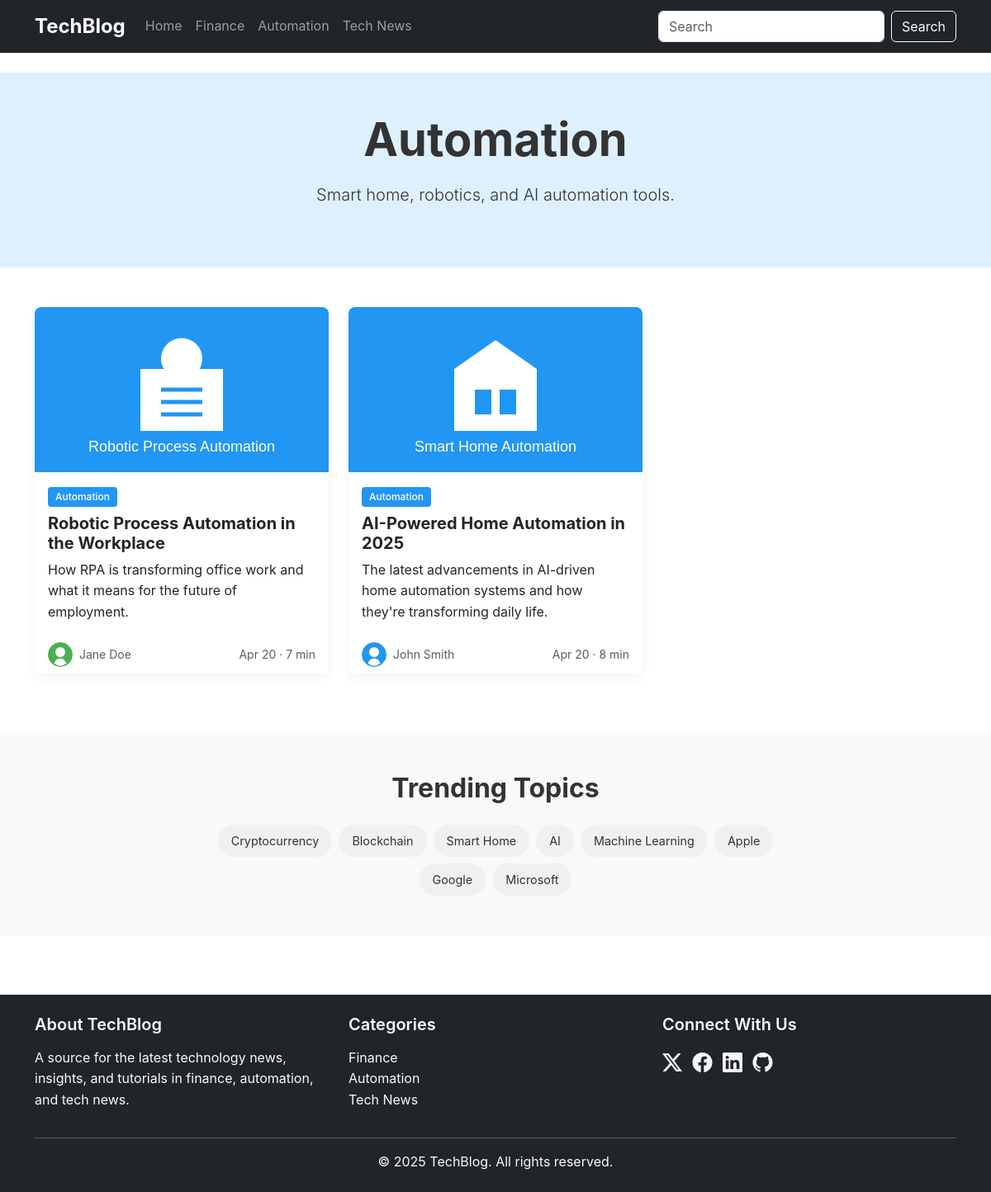
Page /category/automation on the committed database.
### app.py (models this page shows)
class Category(db.Model):
    id = db.Column(db.Integer, primary_key=True)
    name = db.Column(db.String(50), nullable=False)
    slug = db.Column(db.String(50), unique=True, nullable=False)
    description = db.Column(db.String(200))
    color = db.Column(db.String(20))
    posts = db.relationship('Post', backref='category', lazy=True)

class Post(db.Model):
    id = db.Column(db.Integer, primary_key=True)
    title = db.Column(db.String(200), nullable=False)
    slug = db.Column(db.String(200), unique=True, nullable=False)
    excerpt = db.Column(db.Text, nullable=False)
    content = db.Column(db.Text, nullable=False)
    publish_date = db.Column(db.DateTime, nullable=False, default=datetime.utcnow)
    read_time = db.Column(db.Integer, default=5)
    featured = db.Column(db.Boolean, default=False)
    featured_image = db.Column(db.String(200))
    category_id = db.Column(db.Integer, db.ForeignKey('category.id'), nullable=False)
    author_id = db.Column(db.Integer, db.ForeignKey('author.id'), nullable=False)
    topics = db.relationship('Topic', secondary='post_topics', backref=db.backref('posts', lazy='dynamic'))

class Author(db.Model):
    id = db.Column(db.Integer, primary_key=True)
    name = db.Column(db.String(100), nullable=False)
    email = db.Column(db.String(100), unique=True, nullable=False)
    bio = db.Column(db.Text)
    avatar = db.Column(db.String(200))
    posts = db.relationship('Post', backref='author', lazy=True)

class Topic(db.Model):
    id = db.Column(db.Integer, primary_key=True)
    name = db.Column(db.String(50), nullable=False)
    slug = db.Column(db.String(50), unique=True, nullable=False)

### app.py (the view)
@app.route('/category/<slug>')
def category(slug):
    category = Category.query.filter_by(slug=slug).first_or_404()
    posts = Post.query.filter_by(category_id=category.id).order_by(Post.publish_date.desc()).all()
    trending_topics = Topic.query.limit(8).all()
    return render_template('category.html',
                           category=category,
                           posts=posts,
                           trending_topics=trending_topics)

### app.py (called while the page is built)
@app.context_processor
def inject_now():
    return {'now': datetime.utcnow()}

@app.context_processor
def inject_categories():
    return {'categories': Category.query.all()}

### templates/category.html (shortened to what this page needs)
{% extends 'base.html' %}
{% block content %}
<section class="py-5" style="background-color: {{ category.color }}25;">
    <div class="container">
        <div class="row justify-content-center">
            <div class="col-md-8 text-center">
                <h1 class="display-4 fw-bold mb-3">{{ category.name }}</h1>
                <p class="lead mb-4">{{ category.description }}</p>
            </div>
        </div>
    </div>
</section>
<section class="py-5">
    <div class="container">
        <div class="row">
            {% for post in posts %}
            <div class="col-md-6 col-lg-4 mb-4">
                <div class="card post-card h-100">
                    <img src="{{ post.featured_image }}" class="card-img-top" alt="{{ post.title }}">
                    <div class="card-body">
                        <div class="mb-2">
                            <span class="badge" style="background-color: {{ category.color }}">{{ category.name }}</span>
                        </div>
                        <h5 class="card-title">{{ post.title }}</h5>
                        <p class="card-text">{{ post.excerpt | truncate(120) }}</p>
                    </div>
                    <div class="card-footer bg-white border-0">
                        <div class="d-flex justify-content-between align-items-center">
                            <div class="d-flex align-items-center">
                                <img src="{{ post.author.avatar }}" alt="{{ post.author.name }}" class="rounded-circle me-2" width="30" height="30">
                                <small class="text-muted">{{ post.author.name }}</small>
                            </div>
                            <small class="text-muted">{{ post.publish_date.strftime('%b %d') }} · {{ post.read_time }} min</small>
                        </div>
                    </div>
                </div>
            </div>
            {% endfor %}
        </div>
    </div>
</section>
<section class="py-5 bg-light">
    <div class="container">
        <h2 class="section-title text-center mb-4">Trending Topics</h2>
        <div class="row justify-content-center">
            <div class="col-md-8">
                <div class="topic-tags text-center">
                    {% for topic in trending_topics %}
                    <a href="{{ url_for('topic', slug=topic.slug) }}" class="topic-tag">{{ topic.name }}</a>
                    {% endfor %}
                </div>
            </div>
        </div>
    </div>
</section>
{% endblock %}

### templates/base.html (shortened to what this page needs)
<!DOCTYPE html>
<html lang="en">
<head>
    <link href="https://cdn.jsdelivr.net/npm/bootstrap@5.3.2/dist/css/bootstrap.min.css" rel="stylesheet">
    <link rel="stylesheet" href="https://cdn.jsdelivr.net/npm/bootstrap-icons@1.11.0/font/bootstrap-icons.css">
    <link rel="stylesheet" href="{{ url_for('static', filename='css/styles.css') }}">
</head>
<body>
    <header class="site-header">
        <nav class="navbar navbar-expand-lg navbar-dark bg-dark">
            <div class="container">
                <a class="navbar-brand" href="{{ url_for('home') }}">TechBlog</a>
                <div class="collapse navbar-collapse" id="navbarNav">
                    <ul class="navbar-nav me-auto">
                        <li class="nav-item">
                            <a class="nav-link" href="{{ url_for('home') }}">Home</a>
                        </li>
                        {% for cat in categories %}
                        <li class="nav-item">
                            <a class="nav-link" href="{{ url_for('category', slug=cat.slug) }}">{{ cat.name }}</a>
                        </li>
                        {% endfor %}
                    </ul>
                    <form class="d-flex" role="search">
                        <input class="form-control me-2" type="search" placeholder="Search">
                        <button class="btn btn-outline-light" type="submit">Search</button>
                    </form>
                </div>
            </div>
        </nav>
    </header>
    <main class="py-4">
        {% block content %}{% endblock %}
    </main>
    <footer class="bg-dark text-light py-4 mt-5">
        <div class="container">
            <div class="row">
                <div class="col-md-4">
                    <h5>About TechBlog</h5>
                    <p>A source for the latest technology news, insights, and tutorials in finance, automation, and tech news.</p>
                </div>
                <div class="col-md-4">
                    <h5>Categories</h5>
                    <ul class="list-unstyled">
                        {% for cat in categories %}
                        <li><a href="{{ url_for('category', slug=cat.slug) }}" class="text-light">{{ cat.name }}</a></li>
                        {% endfor %}
                    </ul>
                </div>
                <div class="col-md-4">
                    <h5>Connect With Us</h5>
                    <div class="social-icons">
                        <a href="#" class="text-light me-2"><i class="bi bi-twitter-x"></i></a>
                        <a href="#" class="text-light me-2"><i class="bi bi-facebook"></i></a>
                        <a href="#" class="text-light me-2"><i class="bi bi-linkedin"></i></a>
                        <a href="#" class="text-light"><i class="bi bi-github"></i></a>
                    </div>
                </div>
            </div>
            <hr>
            <p class="text-center mb-0">&copy; {{ now.year }} TechBlog. All rights reserved.</p>
        </div>
    </footer>
</body>
</html>

### static/css/styles.css (style rules this page uses)
:root { --finance-color: #4CAF50; --automation-color: #2196F3; --tech-news-color: #9C27B0; }
body { font-family: 'Inter', -apple-system, BlinkMacSystemFont, 'Segoe UI', Roboto, Oxygen, Ubuntu, Cantarell, 'Open Sans', 'Helvetica Neue', sans-serif; color: #333; line-height: 1.6; }
a { text-decoration: none; color: #0066cc; transition: color 0.2s; }
.section-title { font-weight: 700; margin-bottom: 1.5rem; }
.navbar-brand { font-weight: 700; font-size: 1.5rem; }
.post-card { transition: transform 0.3s; box-shadow: 0 5px 15px rgba(0, 0, 0, 0.05); border: none; border-radius: 0.5rem; overflow: hidden; }
.post-card .card-img-top { height: 200px; object-fit: cover; }
.post-card .card-title { font-weight: 700; }
.post-card .badge { font-weight: 500; }
.topic-tags { display: flex; flex-wrap: wrap; gap: 0.5rem; justify-content: center; }
.topic-tag { display: inline-block; background-color: #f0f0f0; color: #333; padding: 0.5rem 1rem; border-radius: 2rem; font-size: 0.9rem; transition: all 0.2s; }
footer { margin-top: 3rem; }
footer h5 { font-weight: 600; margin-bottom: 1rem; }
.social-icons a { font-size: 1.5rem; margin-right: 1rem; }
.badge { padding: 0.5em 0.75em; font-weight: 500; border-radius: 0.25rem; color: white; }

### rows in the picture
Category: name "Finance"
Category: name "Automation", description "Smart home, robotics, and AI automation tools."
Category: name "Tech News"
Post: featured_image (picture), title "Robotic Process Automation in the Workplace", excerpt "How RPA is transforming office work and what it means for the future of employment.", author.avatar (picture), author.name "Jane Doe", publish_date "Apr 20", read_time "7"
Post: featured_image (picture), title "AI-Powered Home Automation in 2025", excerpt "The latest advancements in AI-driven home automation systems and how they're transforming daily life.", author.avatar (picture), author.name "John Smith", publish_date "Apr 20", read_time "8"
Topic: name "Cryptocurrency"
Topic: name "Blockchain"
Topic: name "Smart Home"
Topic: name "AI"
Topic: name "Machine Learning"
Topic: name "Apple"
Topic: name "Google"
Topic: name "Microsoft"
